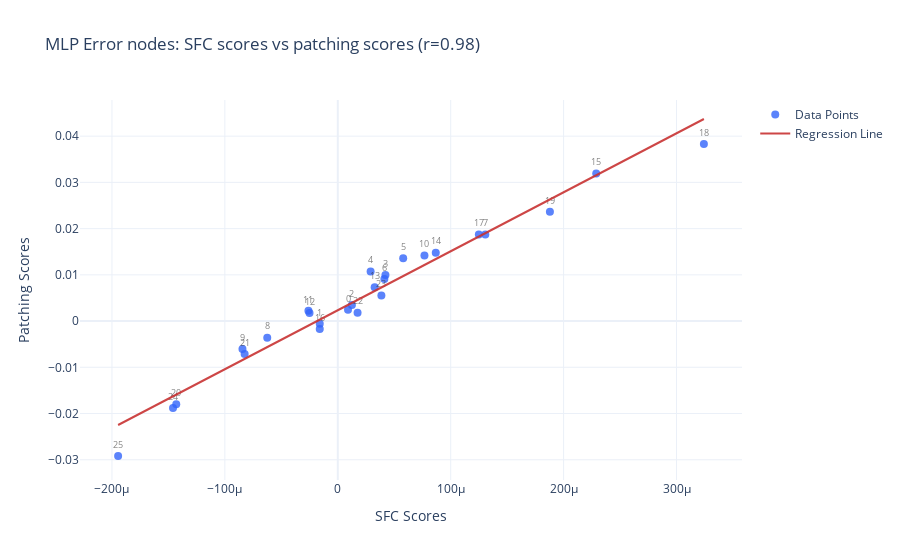

This figure's notebook cell:
### Code cell
plot_correlation(mlp_sfc_values, mlp_patching_values, node_type='MLP')
